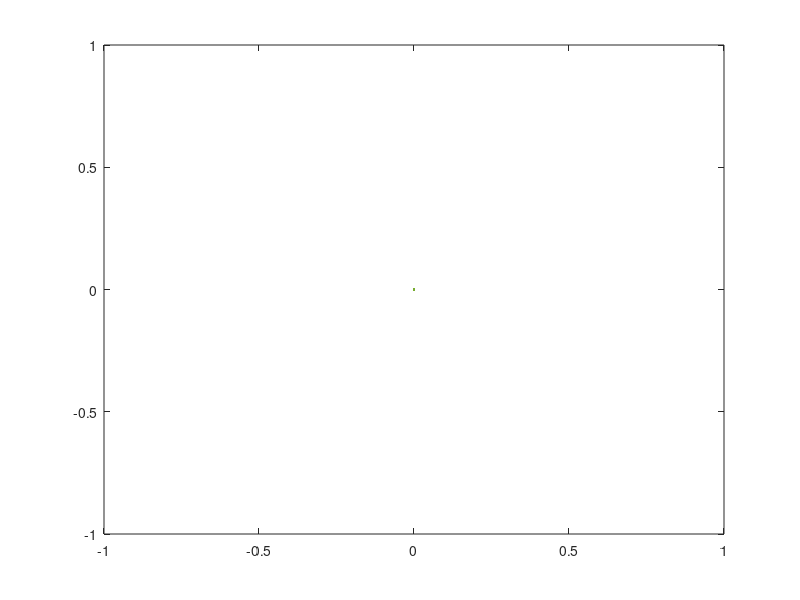

Source code (MATLAB): (Note: this script raises an error after producing the figure.)
clear all;

static = 0; % 1= static; 0 = dynamic
if (static == 1)
    efs = importdata('data/raw/efs_s21.dat');
else
    efs = importdata('data/raw/efs_d21.dat');
end

nTrainPerGes = 5; % number of training examples for each gesture
nEx = 50; % total number of examples for each gesture
nGes =  6; % number of gestures
nTestPerGes = nEx - nTrainPerGes; % number of test examples for each gesture
nTotal = nGes * nEx; % total number of examples
nTest = (nEx - nTrainPerGes) * nGes; % total number of test examples
nTrain = nTotal - nTest;

if (static == 1)
    pNum = 70; % number of interpolation points
else
    pNum = 65; % number of interpolation points
end

% copy time data (and let start time line at 0)
t = efs(:,1)-efs(1,1);

% labels (the button state must be inverted (0=pressed; 1=released)
l = (~efs(:,3)) .* efs(:,2);

% data
d = efs(:, 4:7);

% -2 indicates a direct touch on the electrode; so we can set it to a big value
d(d == -2) = max(max(d));

nd = size(d, 1);

% plot data
plot(t, l*10000, t, d(:,1), t, d(:,2), t, d(:,3), t, d(:,4));



% initialize the new data cells and vectors
exTmp = cell(nTotal, 1);
labelTmp = zeros(nTotal, 1);
exTmp2 = cell(nTotal, 1);
labelTmp2 = zeros(nTotal, 1);
eTest = cell(nTest, 1);
eTestLabel = zeros(nTest, 1);
eTrain = cell(nTrain, 1);
eTrainLabel = zeros(nTrain, 1);
data = cell(nTotal, 1);
labels = zeros(nTotal, 1);

lastLabel = 0;
count = 1;
maxLen = 0;
for n = 1:nd % for each data point in d
    
    if (l(n) ~= 0) % active label (n>0)
        if (lastLabel == 0) % label changed from 0 to n>0
            dtmp = d(n,:)';
            ttmp = t(n);
            lastLabel = l(n);
        elseif (lastLabel == l(n)) % add data until the label does not change
            dtmp = [dtmp,  d(n,:)'];
            ttmp = [ttmp, t(n)];
        end
    elseif (lastLabel ~= 0) % no label (l(n)=0) => gesture finished
        
        % workaround for too short gestures
        if (length(ttmp) == 1)
            ttmp = [t(n-2), ttmp, t(n)];
            dtmp = [d(n-2,:)', dtmp, d(n, :)'];
        end
        
        if (size(dtmp, 2) > maxLen)
            maxLen = size(dtmp,2);
        end
        
        % create new time axis (for interpolation needed)
        for i = 2:length(ttmp)
            if (ttmp(i) == ttmp(i-1))
                ttmp(i) = ttmp(i) + 1;
            elseif (ttmp(i-1) > ttmp(i))
                ttmp(i) = ttmp(i) + (abs(ttmp(i-1) - ttmp(i)) + 1);
            end
        end
        ttmp = ttmp - ttmp(1);
        xp = linspace(0, ttmp(end), pNum);
        % interpolate
        dtmp2 = zeros(4, pNum);
        for i = 1:4
            dtmp2(i, :) = interp1(ttmp, dtmp(i, :), xp);
        end
        
        exTmp{count} = dtmp2;
        labelTmp(count) = lastLabel;
        count = count + 1;
        
        lastLabel = 0;
    end
    
end

% create an additional data set with a randomized order
% and copy data
rndIdx = randperm(nTotal);
for n = 1:nTotal
    if (static == 1)
    data{n} = exTmp{n};
    else 
        data{n} = zscore(exTmp{n}, 0, 2);
    end
    labels(n) = labelTmp(n);
    exTmp2{n} = exTmp{rndIdx(n)};
    labelTmp2(n) = labelTmp(rndIdx(n));
end

% copy data in a proper structure
sdata = cell(nGes, nEx);
nec = ones(nGes, 1);
for n = 1:length(labels)
    sdata{labels(n), nec(labels(n))} = data{n};
    nec(labels(n)) = nec(labels(n)) + 1;
end

% create a training and test set
ceTest = zeros(nGes, 1);
countTest = 1;
countTrain = 1;

for n = 1:nTotal % for each example in exTmp
    
    % save data
    if (ceTest(labelTmp2(n)) >= nTestPerGes) % save test data
        
        if (static == 0)
            eTrain{countTrain} = zscore(exTmp2{n}, 0, 2);
        else
            eTrain{countTrain} = exTmp2{n};
        end
        eTrainLabel(countTrain) = labelTmp2(n);
        countTrain = countTrain + 1;
        
    else % save training data
        
        if (static == 0)
            eTest{countTest} = zscore(exTmp2{n}, 0, 2);
        else
            eTest{countTest} = exTmp2{n};
        end
        eTestLabel(countTest) = labelTmp2(n);
        ceTest(labelTmp2(n)) =  ceTest(labelTmp2(n)) + 1;
        countTest = countTest + 1;
        
    end
end

maxLen

% data: all data in a structure [nTotal x 1]
% labels: associated labels for data
% sdata: all data in a structue [nGes x nEx]
% rndIdx: randomized index vector of data
% eTest: test set created from randomized data order
% eTestLabel: associated labels
% eTrain: training set created from randomized data order
% eTrainLabel: associated labels
if (static == 1)
    save data/efs_s_data.mat eTest eTrain eTrainLabel eTestLabel rndIdx labels data sdata
else
    save data/efs_d_data.mat eTest eTrain eTrainLabel eTestLabel rndIdx labels data sdata
end

